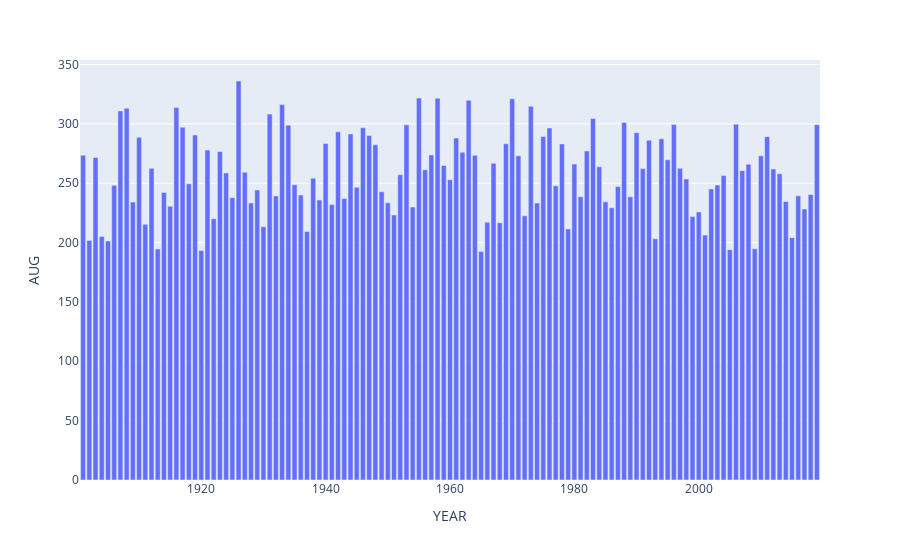

Notebook source saved alongside this figure:
### Code cell
px.bar(df, x=df.index, y='AUG')
